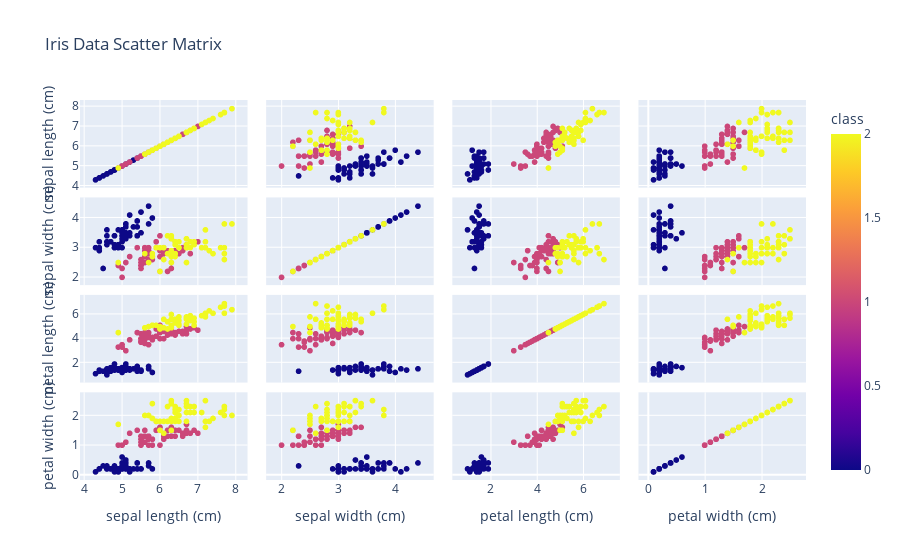

The code cell stored with this chart in its notebook:
### Code cell
# Your code here
import plotly.express as px

X_train, X_test, y_train, y_test = train_test_split(X, y, test_size=0.2, random_state=42)

fig = px.scatter_matrix(df, dimensions=iris.feature_names, color='class', title="Iris Data Scatter Matrix")
fig.show()

### Figure 1 — Plotly figure (JSON) as saved in the notebook; plotly's stock layout.template omitted (floating-point values rounded to 4 significant figures; data arrays with more than 128 entries replaced by an {"elided": "..."} marker saying what was removed)
{"data": [{"dimensions": [{"axis": {"matches": true}, "label": "sepal length (cm)", "values": {"elided": "150 float values"}}, {"axis": {"matches": true}, "label": "sepal width (cm)", "values": {"elided": "150 float values"}}, {"axis": {"matches": true}, "label": "petal length (cm)", "values": {"elided": "150 float values"}}, {"axis": {"matches": true}, "label": "petal width (cm)", "values": {"elided": "150 float values"}}], "hovertemplate": "%{xaxis.title.text}=%{x}<br>%{yaxis.title.text}=%{y}<br>class=%{marker.color}<extra></extra>", "legendgroup": "", "marker": {"color": {"elided": "150 int values"}, "coloraxis": "coloraxis", "symbol": "circle"}, "name": "", "showlegend": false, "type": "splom"}], "layout": {"coloraxis": {"colorbar": {"title": {"text": "class"}}, "colorscale": [[0, "#0d0887"], [0.1111, "#46039f"], [0.2222, "#7201a8"], [0.3333, "#9c179e"], [0.4444, "#bd3786"], [0.5556, "#d8576b"], [0.6667, "#ed7953"], [0.7778, "#fb9f3a"], [0.8889, "#fdca26"], [1, "#f0f921"]]}, "dragmode": "select", "legend": {"tracegroupgap": 0}, "title": {"text": "Iris Data Scatter Matrix"}}}
